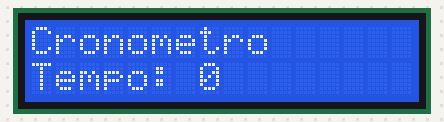
This sketch was run on a simulated Arduino Uno, built with avr-gcc and run on an emulated ATmega328P. Shown: 16×2 character LCD.

Above: at 0.1 s.
At 2.2 s:
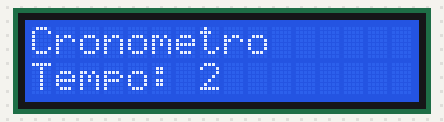
At 5.2 s:
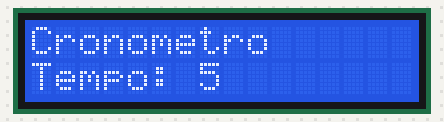
At 10.3 s:
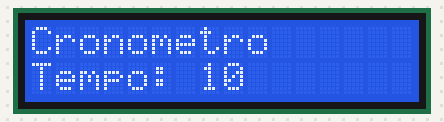
At 15.5 s:
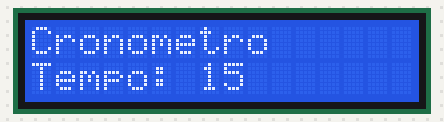
At 21.6 s:
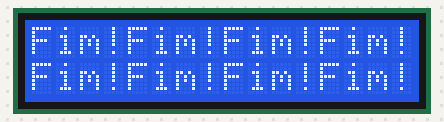

Measured:
- what the display in image 1 shows lasts 1.0 s, from 2.1 s to 3.1 s

The sketch:

LCD.ino
```cpp
#include <Wire.h>
#include <LiquidCrystal_I2C.h>

LiquidCrystal_I2C lcd(0x3F, 16, 2);
int t= 20;

void setup() {
lcd.init();
lcd.backlight();

for (int i = 0; i <= t; i++) {
lcd.clear();
lcd.print("Cronometro");
lcd.setCursor(0, 1);
lcd.print("Tempo: ");
lcd.setCursor(7, 1);
lcd.print(i);
delay(1000);
}

lcd.clear();
lcd.print("Fim!");

}

void loop() {

    lcd.print("Fim!");
}
```
